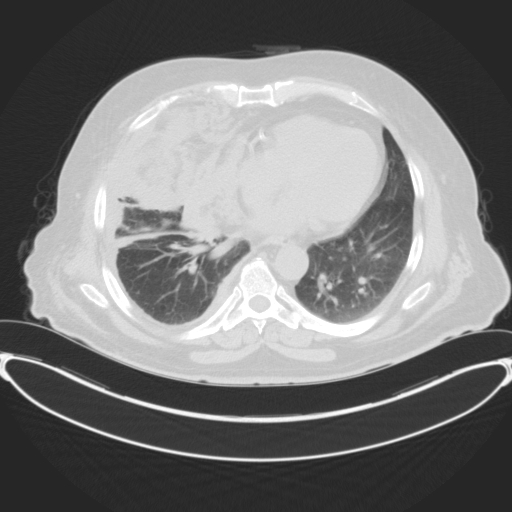
%> input picture Malignant3.jpg, 512 x 512 px
$ octave demo4ImageDeformation.m   (GNU Octave 9; MATLAB toolbox functions it lacks are replaced by stand-ins)
%> lines starting %> are read from the running program, lines starting %| are printed output that depends on the picture; in (x1, y1, x2, y2) boxes, pixels count from 0 and x2, y2 are one past the last pixel; in counts of white or black regions, pixels touching at a corner belong together; the program's own positions count from 1
### GBC4domain2square.m
function [FV1,W,color]=GBC4domain2square(ImageName,Level)
%> called with ImageName = 'Malignant3.jpg', Level = 150
%This  code is written by Dr. Ming-Jun Lai based on his codes for harmonic
%GBCs and Dr. Tsung-Wei Hu's codes for image deformation and boundary extraction.
%%Read image in grey scale
I=imread(ImageName);
%> I is the input picture: size 512x512x3 uint8; min 37, max 255, mean 120.6
I = rgb2gray(I);
%> I: size 512x512 uint8
C=Level; %C=160;
[~,Vertices,Objects]=isocontour(I,C);
%Vertices: all used points. Objects: each cell save a line segment
%We only want the outter line, find a point in highest y, and get the line
%include that poins.
[~,id]=min(Vertices(:,1));
A=cellfun(@(x) ismember(id,x),Objects);j=find(A);

figure, subplot(121),  imshow(I), hold on;
Points=Objects{j};
plot(Vertices(Points,2),Vertices(Points,1),'Linewidth',2,'Color','r');hold on;
P=Vertices(Points,:); n=size(P,1);

if n>=1500
    P1=P(1:10:end,:);
else if n>1000
P1=P(1:6:end,:);
else if n>500
        P1=P(1:3:end,:);
else if n>300
    P1=P(1:2:end,:);
else if n>150
        P1=P;
end
end
end
end
end
P2=[P1(:,2),512-P1(:,1)];
[m,I]=min(P2(:,1)); S2=[P2(I:end,:);P2(1:I-1,:)];
P2=S2;
%P=Vertices(Points,:); P1=P(1:10:end,:); P2=[P1(:,2),512-P1(:,1)];
n=size(P2,1); B=[1:n]; B=B'; C=[]; H={};d=10;eps=1e-5;
[V,T]=Triangulation2D(P2,B,H,C,d,eps); T=mkcc(V,T);
subplot(122), triplot(T,V(:,1),V(:,2)), axis image, axis([ 1 512, 1 512])
S1=P2;
[xx,yy]=meshgrid(1:512,1:512);
Ind=insideVT(V,T,xx,yy);
nxx=nan*ones(512,512);nyy=nan*ones(512,512);
I=find(Ind==1);
nxx(I)=xx(I);nyy(I)=yy(I);
W=BdryMap(S1);
myGBC1=FindGBC(S1,nxx(:),nyy(:));
[xx1,yy1]=mapGBC2(W,myGBC1);
P=imread(ImageName);
A=double(P(512:-1:1,:,1));color(:,1)=A(:)/255;
A=double(P(512:-1:1,:,2));color(:,2)=A(:)/255;
A=double(P(512:-1:1,:,3));color(:,3)=A(:)/255;
figure, subplot(121), image(P), colormap gray(256)
subplot(122), scatter(nxx(:),nyy(:),5,color), axis([1 512 1 512])
figure, subplot(121), scatter(nxx(:),nyy(:),5,color), axis tight
subplot(122), scatter(yy1,xx1,5,color), axis tight
FV1=[yy1,xx1]; %mapping to a rectangular domain.
%FVold=[nxx,nyy]; [size(nxx),size(nyy)]

### isocontour.m
function [Lines,Vertices,Objects]=isocontour(I,isovalue)
% This function ISOCONTOUR computes the isocontour geometry for
% a certain 2D image and isovalue. To Extract the isocontour geometry it
% uses Marching Squares and linear interpolation. Followed by sorting the
% contour geometry into separate sorted contours.
%
% This function is the 2D equivalent of Isosurface extraction
% using Marching Cubes in 3D.
%
%
%   [Lines,Vertices,Objects]=isocontour(I,isovalue);
%
% inputs,
%   I : An 2D image (grey-scale)
%   isovalue : The Iso-value of the contour
%
% outputs,
%   Lines : An array describing all the Line-pieces of the isocontour
%           geomtery, with a N x 2 index list of vertices
%   Vertices : Vertices (Corners) of the lines M x 2 list of X,Y
%           coordinates
%   Objects : A 1 x K  cell array with in every cell a list of indices
%           corresponding to one connect isocontour. If the isocontour
%           is closed then the last index value is equal to first index
%           value.
%
% Note : This function displays the image with isocontours if no output
%       is defined.
%
% Example,
%    I = im2double(imread('rice.png'));
%    isocontour(I,0.5);
%
% Example,
%    I = im2double(imread('rice.png'));
%    [Lines,Vertices,Objects]=isocontour(I,0.5);
%    figure('renderer','opengl'), imshow(I), hold on;
%    for i=1:length(Objects)
%         Points=Objects{i};
%         plot(Vertices(Points,2),Vertices(Points,1),'Color',rand(3,1));
%    end
%
% Example,
%    I = im2double(imread('rice.png'));
%    [Lines,Vertices]=isocontour(I,0.5);
%    figure, imshow(I), hold on;
%    V1=Vertices(Lines(:,1),:); V2=Vertices(Lines(:,2),:);
%    plot([V1(:,2) V2(:,2)]',[V1(:,1) V2(:,1)]','b');
%    % Calculate Contour Normals
%    N = V1-V2; L = sqrt(N(:,1).^2+N(:,2).^2)+eps;
%    N(:,1)=N(:,1)./L; N(:,2)=-N(:,2)./L;
%    plot([V1(:,2) V1(:,2)+N(:,1)*5]',[V1(:,1) V1(:,1)+N(:,2)*5]','r');
%
%
% This function is written by D.Kroon University of Twente (March 2011)
% Updated (April 2024)
% Check Inputs
if(nargin==0), error('isocontour:input','no input image defined'); end
if(ndims(I)~=2), error('isocontour:input','image must be 2D'); end
if(size(I,3)>1), error('isocontour:input','image cannot be RGB'); end
if(nargin==1), isovalue=0.5; end
% Get the Line Pieces
[Vertices,Lines]=LookupDB(I,isovalue);
% Sort the Line Pieces into objects
if(nargout==3||nargout==0)
    Objects=SortLines2Objects(Lines);
end
% Show image, if no output asked
if(nargout==0)
    figure, imshow(I), hold on;
    for i=1:length(Objects)
        Points=Objects{i};
        plot(Vertices(Points,2),Vertices(Points,1),'Color',[1 0 0]);
    end
end
function Objects=SortLines2Objects(Lines)
VertexRefLine = zeros(max(Lines(:)),2);
VertexRefLine(Lines(:,1),1) = (1:size(Lines,1))';
VertexRefLine(Lines(:,2),2) = (1:size(Lines,1))';
LinesOut = zeros(size(Lines));
% Object index list
Obj=zeros(size(Lines,1),3);
index_start = 1;
nObjects=1;
Obj(nObjects,1)=index_start;
reverse=false;
index = index_start;
for i=1:size(Lines,1)
    CurrentLine = Lines(index,:);
    Lines(index,:) = 0;
    LinesOut(i,:) = CurrentLine;
    if(reverse)
        index = VertexRefLine(CurrentLine(1),2);
        VertexRefLine(CurrentLine(1),2) = 0;
    else
        index = VertexRefLine(CurrentLine(2),1);
        VertexRefLine(CurrentLine(2),1) = 0;
    end

    if( index == index_start)
        % Finish the current contour.
        Obj(nObjects,3) = i;
        % Find a line in lines which is still not part an existing
        % contour
        if(i<size(Lines,1))
            while(index_start<size(Lines,1))
                index_start =index_start +1;
                if(Lines(index_start,1)>0)
                    break;
                end
            end
            nObjects = nObjects+1;
            Obj(nObjects,1)=i+1;
            index = index_start;
        end
    elseif(index == 0 )
        if(reverse)
            reverse=false;
            % Finish the current contour.
            % Swap the reverse part of the contour and put in in front of the other part
            Obj(nObjects,3) = i;
            L1 = LinesOut(Obj(nObjects,1):Obj(nObjects,2),:);
            L2 = LinesOut(Obj(nObjects,2)+1:Obj(nObjects,3),:);
            LinesOut(Obj(nObjects,1):Obj(nObjects,3),:)= [L2(end:-1:1,:);L1];

            % Find a line in lines which is still not part an existing
            % contour
            if(i<size(Lines,1))
                while(index_start<size(Lines,1))
                    index_start =index_start +1;
                    if(Lines(index_start,1)>0)
                        break;
                    end
                end
                nObjects = nObjects+1;
                Obj(nObjects,1)=i+1;
                index = index_start;
            end
        else
            Obj(nObjects,2) = i;
            Obj(nObjects,3) = i;
            index = Obj(nObjects,1);
            CurrentLine = LinesOut(index,:);
            index = VertexRefLine(CurrentLine(1),2);
            VertexRefLine(CurrentLine(1),2) = 0;
            % If there are no lines in front of the first line in this project
            % do not do a reverse search, but start a new object
            if(index == 0)
                % Find a line in lines which is still not part an existing
                % contour
                if(i<size(Lines,1))
                    while(index_start<size(Lines,1))
                        index_start =index_start +1;
                        if(Lines(index_start,1)>0)
                            break;
                        end
                    end
                    nObjects = nObjects+1;
                    Obj(nObjects,1)=i+1;
                    index = index_start;
                end
            else
                reverse=true;
            end
        end
    end
end
Obj(nObjects,3)=i;
% Object index list, to real connect object lines
Objects=cell(1,nObjects);
for i=1:nObjects
    % Determine if the line is closed
    if(LinesOut(Obj(i,1),1)==LinesOut(Obj(i,3),2))
        Objects{i}=[LinesOut(Obj(i,1):Obj(i,3),1);LinesOut(Obj(i,1),1)];
    else
        Objects{i}=LinesOut(Obj(i,1):Obj(i,3),1);
    end
end
function [V,F]=LookupDB(Img,isovalue)
%> called with isovalue = 150
% Describe the base-polygons by edges
%  Edge number
%   1
%  ***
% 0* *2
%  ***
%   3
%
I=zeros(16,4);
I(1,:)= [4 4 4 4]; % [0 0;0 0]
I(2,:)= [1 0 4 4]; % [1 0;0 0]
I(3,:)= [2 1 4 4]; % [0 1;0 0]
I(4,:)= [2 0 4 4]; % [1 1;0 0]
I(5,:)= [0 3 4 4]; % [0 0;1 0]
I(6,:)= [1 3 4 4]; % [1 0;1 0]
I(7,:)= [2 1 0 3]; % [0 1;1 0] ambiguous
I(8,:)= [2 3 4 4]; % [1 1;1 0]
I(9,:)= [3 2 4 4]; % [0 0;0 1]
I(10,:)=[1 0 3 2]; % [1 0;0 1] ambiguous
I(11,:)=[3 1 4 4]; % [0 1;0 1]
I(12,:)=[3 0 4 4]; % [1 1;0 1]
I(13,:)=[0 2 4 4]; % [0 0;1 1]
I(14,:)=[1 2 4 4]; % [1 0;1 1]
I(15,:)=[0 1 4 4]; % [0 1;1 1]
I(16,:)=[4 4 4 4]; % [1 1;1 1]
% The base-edges by vertex positions
E=[0 0 1 0; 0 0 0 1; 0 1 1 1; 1 0 1 1; 4 4 4 4];
% base-Polygons by vertexpostions
IE=E(I(:)+1,:);
IE=[IE(1:16,:) IE(17:32,:); IE(33:48,:) IE(49:64,:)];
% Make a Binary image with pixels set to true above iso-treshold
B=Img>=isovalue;
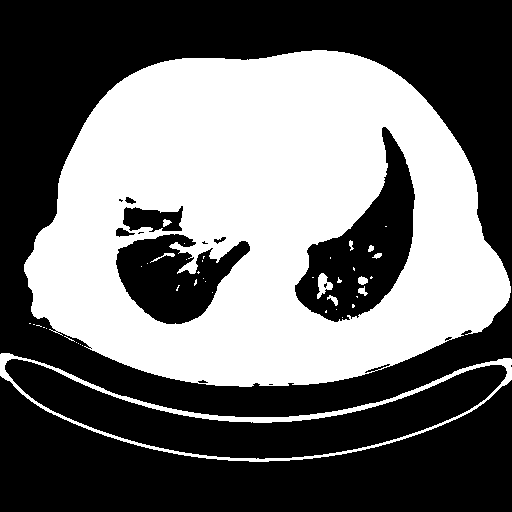
%> B: size 512x512 logical; 42.7% white; 44 white regions (33 under 20 px), largest, box (x1, y1, x2, y2) and area: (24, 50, 511, 387) 106879, (0, 353, 512, 462) 4260, (317, 273, 333, 299) 212
% Get Elementary Cells
%  Cell
%  1 ** 2
%  *    *
%  *    *
%  4 ** 8
%
B0=B(1:end-1,1:end-1); B1=B(1:end-1,2:end); B2=B(2:end,1:end-1); B3=B(2:end,2:end);
%> after `B0=B(1:end-1,1:end-1)`:
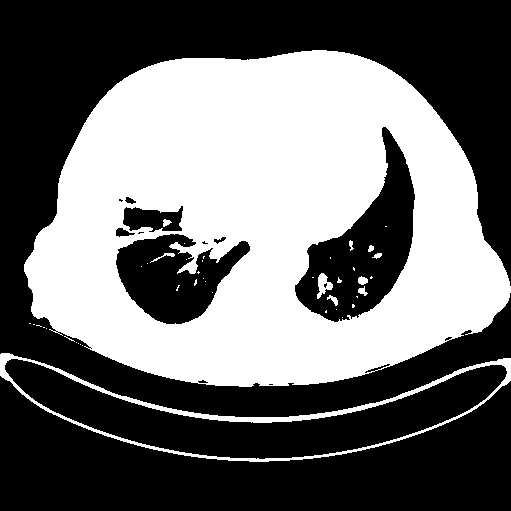
%> B0: size 511x511 logical; 42.8% white; 44 white regions (33 under 20 px), largest, box (x1, y1, x2, y2) and area: (24, 50, 511, 387) 106879, (0, 353, 511, 462) 4241, (317, 273, 333, 299) 212
%> after `B1=B(1:end-1,2:end)`:
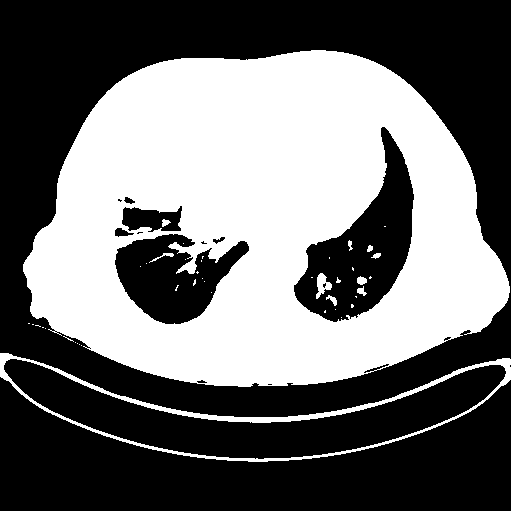
%> B1: size 511x511 logical; 42.8% white; 44 white regions (33 under 20 px), largest, box (x1, y1, x2, y2) and area: (23, 50, 510, 387) 106879, (0, 353, 511, 462) 4238, (316, 273, 332, 299) 212
%> after `B2=B(2:end,1:end-1)`:
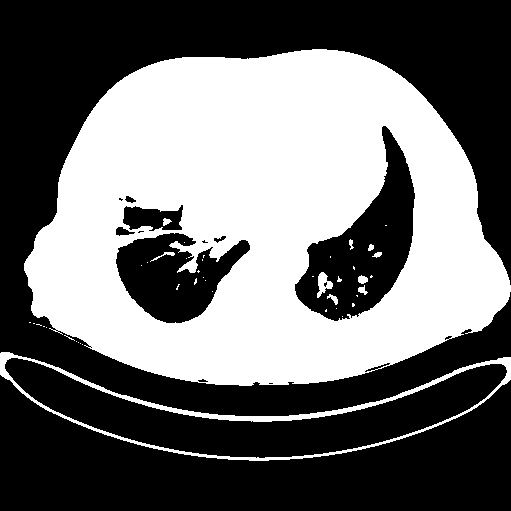
%> B2: size 511x511 logical; 42.8% white; 44 white regions (33 under 20 px), largest, box (x1, y1, x2, y2) and area: (24, 49, 511, 386) 106879, (0, 352, 511, 461) 4241, (317, 272, 333, 298) 212
%> after `B3=B(2:end,2:end)`:
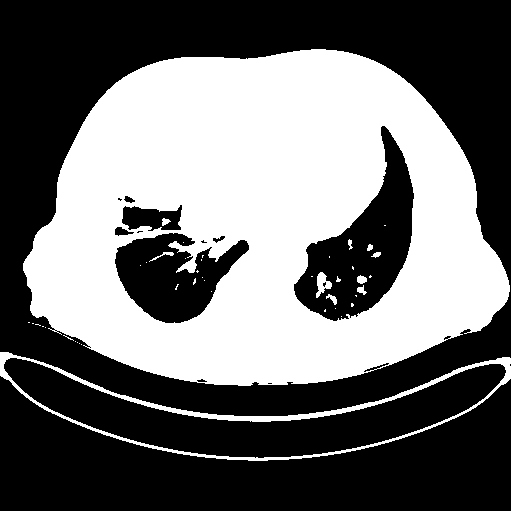
%> B3: size 511x511 logical; 42.8% white; 44 white regions (33 under 20 px), largest, box (x1, y1, x2, y2) and area: (23, 49, 510, 386) 106879, (0, 352, 511, 461) 4238, (316, 272, 332, 298) 212
V=B0+B1*2+B2*4+B3*8+1;
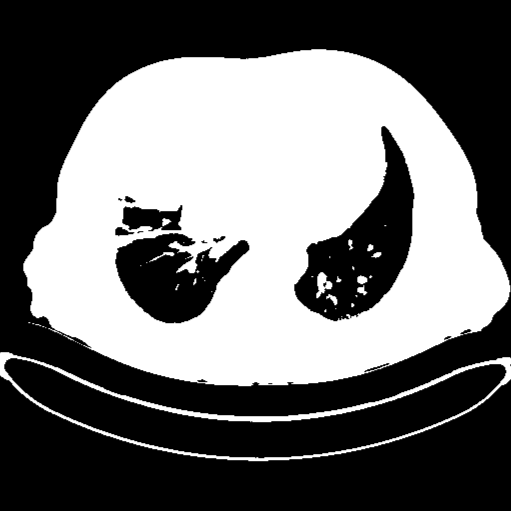
%> V: size 511x511 double; min 1, max 16, mean 7.42; drawn with min black and max white
[x,y]=find((V>1)&(V<16));
%> x = 7033 values from 50 to 462; y = 7033 values from 1 to 511
v=V(x+(y-1)*size(V,1));
%> v = 7033 values, max 15 at index 2, min 2 at index 25, mean 8.42
% Elementary cells to Edge coordinates defined by connected image grid-points
J=[IE(v,:);IE(v+16,:)];
r=J(:,1)==4;
%> r = 14066 logical values, 7012 true
J=J+[x y x y x y x y;x y x y x y x y];
J(r,:)=[];
% Vertices list defined by connected image grid-points
VP=[J(:,1:4);J(:,5:8)];
% Make a Face list
F=[(1:size(J,1))' (size(J,1)+1:2*size(J,1))'];
% Remove dubplicate vertices
[VP,a,Ind]=unique(VP,'rows'); F=Ind(F);
%> after `[VP,a,Ind]=unique(VP,'rows')`: a = 7057 values, max 14085 at index 4234, min 1 at index 3907, mean 3531
% Vertices described by image grid-points to real
% linear Interpolated vertices
Vind1=VP(:,1)+(VP(:,2)-1)*size(Img,1);
%> Vind1 = 7057 values, max 262012 at index 4627, min 354 at index 3907, mean 131852.7
Vind2=VP(:,3)+(VP(:,4)-1)*size(Img,1);
%> Vind2 = 7057 values, max 262013 at index 4627, min 355 at index 3908, mean 132042.1
V1=abs(double(Img(Vind1))-double(isovalue));
%> V1 = 7057 values, max 82 at index 6234, min 0 at index 28, mean 22.45
V2=abs(double(Img(Vind2))-double(isovalue));
%> V2 = 7057 values, max 99 at index 2135, min 0 at index 1, mean 23.23
alpha=V2./(V1+V2);
%> alpha = 7057 values, max 1 at index 28, min 0 at index 1, mean 0.501
Vx=VP(:,1).*alpha+VP(:,3).*(1-alpha);
%> Vx = 7057 values, max 462.2 at index 7048, min 50.77 at index 8, mean 311.9
Vy=VP(:,2).*alpha+VP(:,4).*(1-alpha);
%> Vy = 7057 values, max 512 at index 3997, min 1 at index 3908, mean 258.1
V=[Vx Vy];

### demo4ImageDeformation.m
%This code is to deform one medical image to another.
% It is written by Dr. Ming-Jun Lai based on Dr. Tsung-wei Hu's codes to
% extract the boundary of the domain of interest.
%The deformation is achieved by using the bivariate spline implementation
%of GBC functions by using the codes developed by Dr. Tsung-Wei Hu under the
% supervision of Dr. Ming-Jun Lai. The mathematical details can be found in Tsung-Wei Hu's
%dissertation, 2023 and the paper by Hu, Deng, and Lai, 2022.
%Dr. Ming-Jun Lai rewrote the following for medical image deformation
%on May, 8, 2024 and revised on June 12, 2025.
%First, we find GBC map based on Image 1
ImageName='Malignant3.jpg';
[A,B,C]=GBC4domain2square(ImageName,150);
%> the loop in SortLines2Objects, `for i=1:size(Lines,1)` made 7054 passes
%> after the loop in SortLines2Objects, `for i=1:size(Lines,1)`: L1 = [4507 4481]; L2 = 678 rows, first 12: [4508 4507; 4536 4508; 4537 4536; 4538 4537; 4564 4538; 4565 4564; 4595 4565; 4596 4595; 4597 4596; 4628 4597; 4629 4628; 4630 4629]; index = 0; index_start = 7029; nObjects = 76; reverse = false
%> in SortLines2Objects, `Objects=cell(1,nObjects);`: Objects = 76 items
%> the loop in SortLines2Objects, `for i=1:nObjects` made 76 passes
%> in GBC4domain2square, `[~,id]=min(Vertices(:,1));`: id = 8
%> in GBC4domain2square, `A=cellfun(@(x) ismember(id,x),Objects)`: A = 76 logical values, 1 true
%> in GBC4domain2square, `j=find(A)`: j = 4
%> in GBC4domain2square, `Points=Objects{j};`: Points = 1799 values, max 4996 at index 1431, min 1 at index 510, mean 2283.7
%> in GBC4domain2square, `plot(Vertices(Points,2),Vertices(Points,1),'Linewidth',2,'Color','r')`:
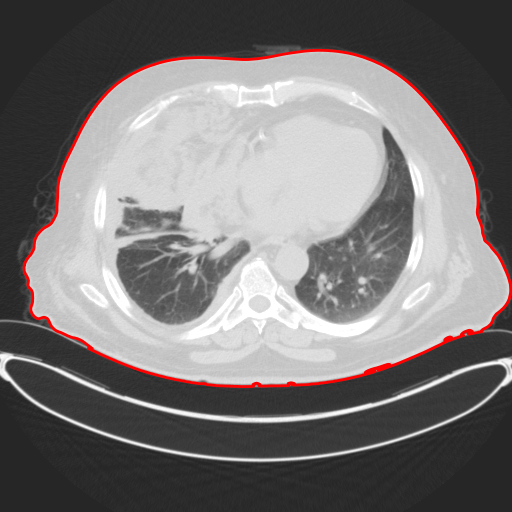
%> figure redrawn from the program's plot data
%> in GBC4domain2square, `P=Vertices(Points,:)`: P = 1799 rows, first 12: [265 24.97; 264.9 25; 264 25.37; 263 25.75; 262.5 26; 262 26.27; 261 26.79; 260.6 27; 260 27.39; 259 28; 259 28.03; 258 28.74]
%> in GBC4domain2square, `n=size(P,1)`: n = 1799
%> in GBC4domain2square, `P1=P(1:10:end,:);`: P1 = 180 rows, first 12: [265 24.97; 259 28.03; 253 32.55; 245 34.74; 237 37; 231.7 41; 227.3 47; 223 52.43; 216.5 56; 208 57.49; 199 58.06; 189 58.43]
%> in GBC4domain2square, `P2=[P1(:,2),512-P1(:,1)];`: P2 = 180 rows, first 12: [24.97 247; 28.03 253; 32.55 259; 34.74 267; 37 275; 41 280.3; 47 284.7; 52.43 289; 56 295.5; 57.49 304; 58.06 313; 58.43 323]
%> in GBC4domain2square, `[m,I]=min(P2(:,1))`: m = 24.97; I = 1
%> in GBC4domain2square, `S2=[P2(I:end,:);P2(1:I-1,:)]`: S2 has the same summary as P2
%> in GBC4domain2square, `n=size(P2,1)`: n = 180
%> in GBC4domain2square, `B=[1:n]`: B = 180 values from 1 to 180
%> the run ends on the next line

$ run again, with Malignant1.jpg copied over Malignant3.jpg
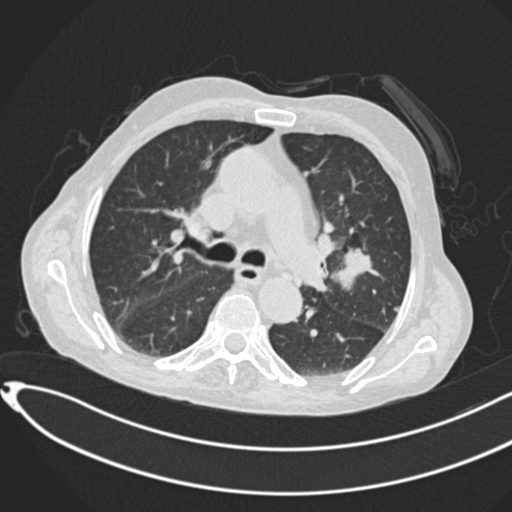
%> input picture Malignant1.jpg, 512 x 512 px
%> in GBC4domain2square, I is the input picture: size 512x512x3 uint8; min 37, max 255, mean 100.2
%> in LookupDB, `B=Img>=isovalue;`:
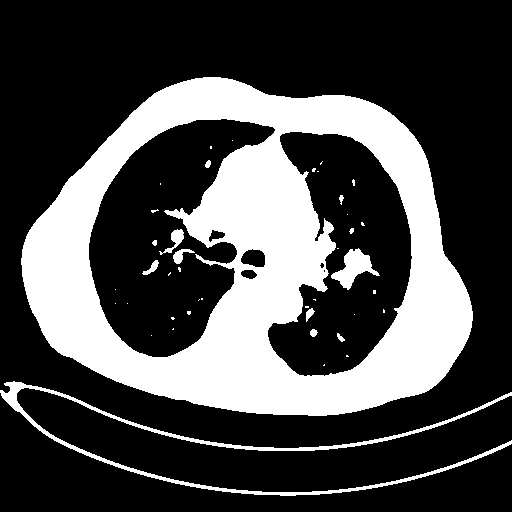
%> B: size 512x512 logical; 29% white; 42 white regions (29 under 20 px), largest, box (x1, y1, x2, y2) and area: (21, 77, 473, 416) 70138, (0, 381, 512, 496) 4080, (331, 248, 380, 290) 868
%> B0: size 511x511 logical; 29.1% white; 42 white regions (29 under 20 px), largest, box (x1, y1, x2, y2) and area: (21, 77, 473, 416) 70138, (0, 381, 511, 496) 4072, (331, 248, 380, 290) 868
%> B1: size 511x511 logical; 29.1% white; 42 white regions (29 under 20 px), largest, box (x1, y1, x2, y2) and area: (20, 77, 472, 416) 70138, (0, 381, 511, 496) 4077, (330, 248, 379, 290) 868
%> B2: size 511x511 logical; 29.1% white; 42 white regions (29 under 20 px), largest, box (x1, y1, x2, y2) and area: (21, 76, 473, 415) 70138, (0, 380, 511, 495) 4072, (331, 247, 380, 289) 868
%> B3: size 511x511 logical; 29.1% white; 42 white regions (29 under 20 px), largest, box (x1, y1, x2, y2) and area: (20, 76, 472, 415) 70138, (0, 380, 511, 495) 4077, (330, 247, 379, 289) 868
%> x = 7545 values from 77 to 496; y = 7545 values from 1 to 511
%> v = 7545 values, max 15 at index 29, min 2 at index 93, mean 8.43
%> r = 15090 logical values, 7542 true
%> a = 7551 values, max 15090 at index 6028, min 1 at index 4698, mean 3778
%> Vind1 = 7551 values, max 262076 at index 6178, min 390 at index 4698, mean 129808.6
%> Vind2 = 7551 values, max 262077 at index 6178, min 391 at index 4698, mean 130008.9
%> V1 = 7551 values, max 112 at index 4840, min 0 at index 99, mean 25.97
%> V2 = 7551 values, max 98 at index 3487, min 0 at index 95, mean 26.13
%> alpha = 7551 values, max 1 at index 99, min 0 at index 95, mean 0.502
%> Vx = 7551 values, max 496.1 at index 7544, min 77.53 at index 9, mean 317.6
%> Vy = 7551 values, max 512 at index 4766, min 1 at index 4698, mean 254.1
%> the loop in SortLines2Objects, `for i=1:size(Lines,1)` made 7548 passes
%> after the loop in SortLines2Objects, `for i=1:size(Lines,1)`: L1 = 646 rows, first 12: [4774 4795; 4795 4818; 4818 4842; 4842 4871; 4871 4898; 4898 4924; 4924 4948; 4948 4983; 4983 4984; 4984 5007; 5007 5031; 5031 5032]; L2 = 617 rows, first 12: [4773 4774; 4748 4773; 4747 4748; 4726 4747; 4725 4726; 4703 4725; 4702 4703; 4675 4702; 4676 4675; 4678 4676; 4677 4678; 4658 4677]; index = 6128; nObjects = 54; reverse = false
%> in SortLines2Objects, `Objects=cell(1,nObjects);`: Objects = 54 items
%> the loop in SortLines2Objects, `for i=1:nObjects` made 54 passes
%> id = 9
%> A = 54 logical values, 1 true
%> j = 4
%> Points = 1589 values, max 5485 at index 1126, min 1 at index 365, mean 2624.3
%> in GBC4domain2square, `plot(Vertices(Points,2),Vertices(Points,1),'Linewidth',2,'Color','r')`:
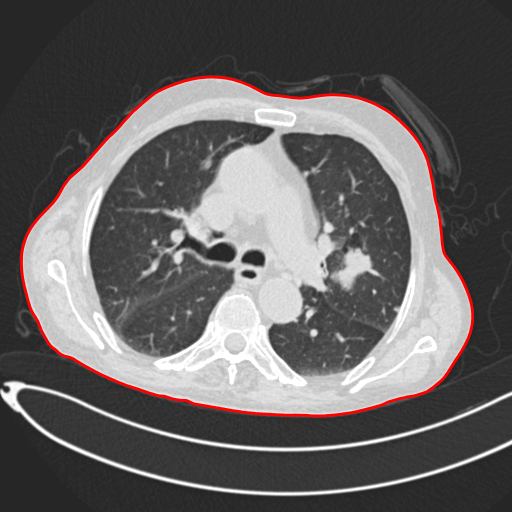
%> figure redrawn from the program's plot data
%> P = 1589 rows, first 12: [259 21.97; 258.7 22; 258 22.09; 257 22.17; 256 22.21; 255 22.21; 254 22.31; 253 22.45; 252 22.61; 251 22.76; 250 22.91; 249.6 23]
%> in GBC4domain2square, `n=size(P,1)`: n = 1589
%> P1 = 159 rows, first 12: [259 21.97; 250 22.91; 242.4 25; 235 27.84; 229 31.08; 223 35.42; 217.5 40; 212.2 45; 207.1 50; 202 54.59; 196 58.95; 190 62.15]
%> P2 = 159 rows, first 12: [21.97 253; 22.91 262; 25 269.6; 27.84 277; 31.08 283; 35.42 289; 40 294.5; 45 299.8; 50 304.9; 54.59 310; 58.95 316; 62.15 322]
%> in GBC4domain2square, `[m,I]=min(P2(:,1))`: m = 21.97; I = 1
%> S2 has the same summary as P2
%> in GBC4domain2square, `n=size(P2,1)`: n = 159
%> in GBC4domain2square, `B=[1:n]`: B = 159 values from 1 to 159
